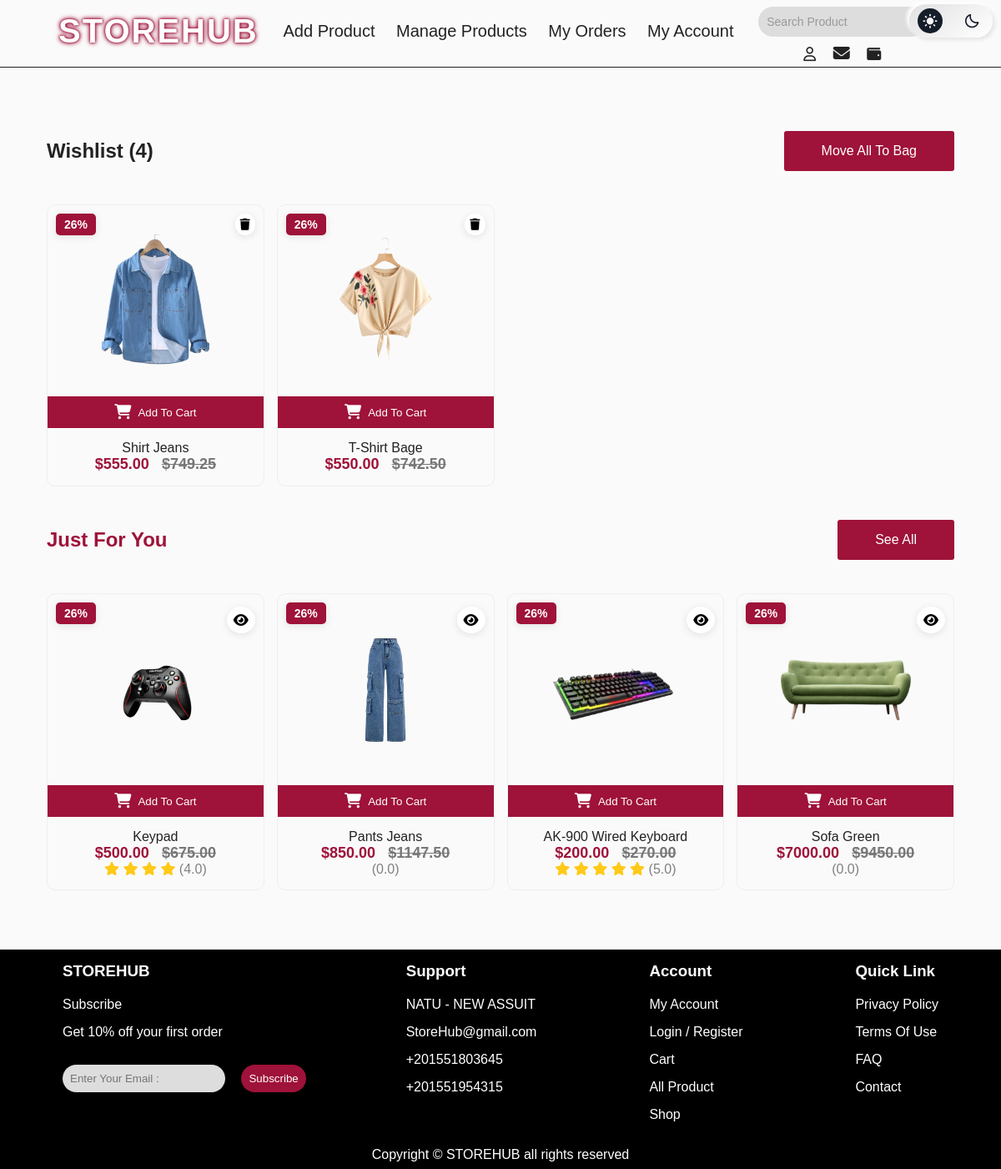
Screenshot of /wishlist/ (signed in) with the database file from the repository.
### pages/models.py (models this page shows, shortened)
class Product(models.Model):
    name = models.CharField(max_length=255, verbose_name="اسم المنتج", blank=True, null=True, default="منتج بدون اسم")
    price = models.DecimalField(max_digits=10, decimal_places=2, verbose_name="السعر", default=0.00)
    description = models.TextField(verbose_name="الوصف", blank=True, null=True)
    quantity = models.PositiveIntegerField(verbose_name="الكمية", default=0)
    saler = models.ForeignKey(User, on_delete=models.CASCADE, related_name='products', null=True, blank=True)
    image = models.ImageField(upload_to='products/', default='default.jpg', verbose_name="صورة المنتج", blank=True, null=True,max_length=255)
    color = models.CharField(max_length=50, choices=[
        ('red', 'Red'),
        ('green', 'Green'),
        ('yellow', 'Yellow'),
        ('blue', 'Blue'),
        ('orangered', 'OrangeRed'),
        ('black', 'Black')],
        default="black", verbose_name="اللون")
    likes = models.ManyToManyField(User, related_name='product_likes', blank=True, verbose_name="اللايكات")
    category = models.ForeignKey(Category, on_delete=models.SET_NULL, null=True, blank=True, verbose_name="التصنيف")
    rating = models.FloatField(default=0, verbose_name="التقييم")
    seller_lat = models.FloatField(null=True, blank=True)
    seller_lng = models.FloatField(null=True, blank=True)
    class Meta:
        verbose_name = "منتج"
        verbose_name_plural = "منتجات"

### pages/views.py (the view)
# urls.py: path('wishlist/', views.wishlist, name='wishlist'),
@login_required
def wishlist(request):
    liked_products = Product.objects.filter(likes=request.user).select_related("saler")
    random_products = Product.objects.exclude(likes=request.user).exclude(name="banner").order_by('?')[:4]
    for product in liked_products:
        product.old_price = Decimal(product.price) * Decimal(1.35)
    for product in random_products:
        product.old_price = Decimal(product.price) * Decimal(1.35)
    for product in random_products:
        product.star_list = range(int(round(product.rating)))
    return render(request, 'pages/wishlist.html', {
        'liked_products': liked_products,
        'random_products': random_products
    })

### pages/templates/pages/wishlist.html (shortened to what this page needs)
{% extends 'pages/base.html' %} {% block content %} {% load static %}
<!DOCTYPE html>
<html lang="en">
  <head>
    <link rel="stylesheet" href="{% static 'css/style.css' %}" />
    <link
      rel="stylesheet"
      href="https://cdnjs.cloudflare.com/ajax/libs/font-awesome/6.7.2/css/all.min.css"
    />
  </head>
  <body class="light">
    <div class="continer-wishlist">
      <div class="wishlist-header">
        <h2>Wishlist (4)</h2>
        <button class="move-all-btn">Move All To Bag</button>
      </div>
      <div class="wishlist-row">
        {% for product in liked_products %}
        <div class="product" id="product-{{ product.id }}">
          <span class="discount-badge" id="discount_badge">-35%</span>
          <i
            class="wishlist-icon fa fa-trash"
            onclick="removeFromWishlist( {{ product.id }} )"
          ></i>
          <div class="img">
            <img
              src="{{ product.image.url }}"
              alt="{{ product.name }}"
              onclick="window.location.href='/product/{{ product.id }}/'"
            />
          </div>
          <button class="add-to-cart" data-id="{{ product.id }}">
            <i class="fas fa-shopping-cart"></i> Add To Cart
          </button>
          <p class="detail">{{ product.name }}</p>
          <p class="price">
            <span class="new-price">${{ product.price }}</span>
            <span class="old-price"
              >${{ product.old_price|floatformat:2 }}</span
            >
        </div>
        {% endfor %}
      </div>
      <div class="just-for-you-section">
        <h2>Just For You</h2>
        <a href="{% url 'allproducts' %}"
          ><button class="see-all">See All</button></a
        >
      </div>
      <div class="wishlist-row">
        {% for product in random_products %}
        <div class="product">
          <span class="discount-badge">{{ product.discount }}%</span>
          <i
            class="view-icon fa fa-eye"
            onclick="window.location.href='/product/{{ product.id }}/'"
          ></i>
          <div class="img">
            <img
              src="{{ product.image.url }}"
              alt="{{ product.name }}"
              onclick="window.location.href='/product/{{ product.id }}/'"
            />
          </div>
          <button class="add-to-cart" data-id="{{ product.id }}">
            <i class="fas fa-shopping-cart"></i> Add To Cart
          </button>
          <p class="detail">{{ product.name }}</p>
          <p class="price">
              <span class="new-price">${{ product.price }}</span>
            <span class="old-price"
              >${{ product.old_price|floatformat:2 }}</span
            >
          </p>
          <div class="stars">
            {% for _ in product.star_list %}
            <i class="fa-solid fa-star"></i>
            {% endfor %}
            <span>({{ product.rating }})</span>
          </div>
        </div>
        {% endfor %}
      </div>
    </div>
  </body>
</html>
{% endblock content %}

### rows the page displays
Product: image (picture), name "Shirt Jeans", price "555.00", old_price "749.25"
Product: image (picture), name "T-Shirt Bage", price "550.00", old_price "742.50"
Product: image (picture), name "Keypad", price "500.00", old_price "675.00", rating "4.0"
Product: image (picture), name "Pants Jeans", price "850.00", old_price "1147.50", rating "0.0"
Product: image (picture), name "AK-900 Wired Keyboard", price "200.00", old_price "270.00", rating "5.0"
Product: image (picture), name "Sofa Green", price "7000.00", old_price "9450.00", rating "0.0"
